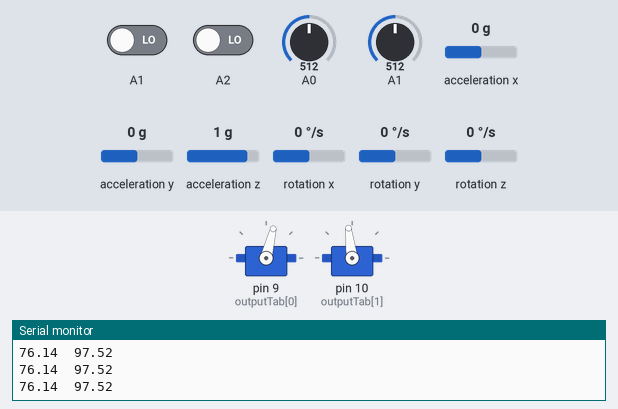
Bench run of a sketch on a simulated Arduino Uno, built with avr-gcc and run on an emulated ATmega328P. On the bench: 2 × servo, the last lines printed to the serial monitor. Inputs (shaded band) come from the test bench; at power-on: A1 = 512, A0 = 512, A1 LOW, A2 LOW, acceleration x 0 g, acceleration y 0 g, acceleration z 1 g, rotation x 0 °/s, rotation y 0 °/s, rotation z 0 °/s.

Above: at 1.3 s.
1.4 s: A1 set to 716
At 2.4 s:
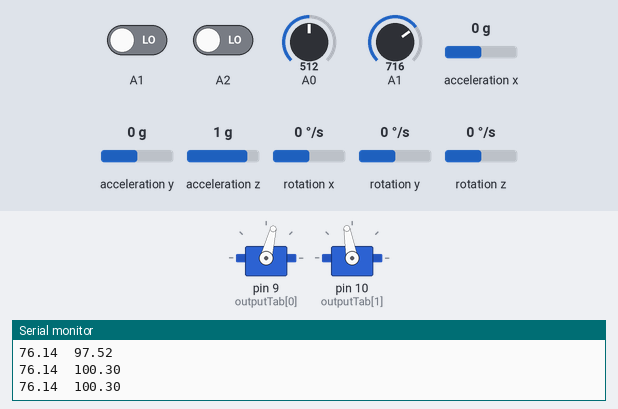
3.1 s: A1 set to 992
At 4.3 s:
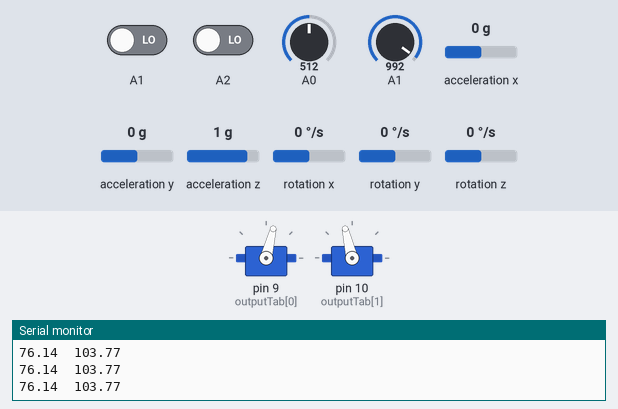
Timing chart, 0 to 6.1 s (numbered marks = the images above; inputs shaded):
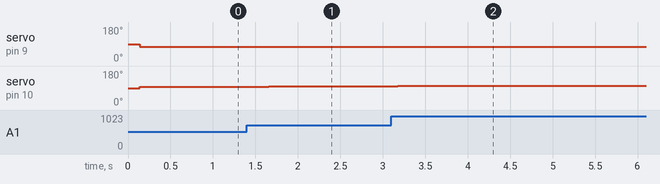

Measured:
- after the input at 1.4 s, servo on pin 10 (outputTab[1]): 97° → 100° after 0.26 s
- after the input at 3.1 s, servo on pin 10 (outputTab[1]): 100° → 103° after 0.08 s

The sketch:

RobogenArduino.ino
```cpp
//Greg first Step with arduino programming

#include <Servo.h>

// I2C device class (I2Cdev) demonstration Arduino sketch for MPU6050 class
// 10/7/2011 by Jeff Rowberg <jeff@rowberg.net>
// Updates should (hopefully) always be available at https://github.com/jrowberg/i2cdevlib
//
// Changelog:
// 2011-10-07 - initial release

/* ============================================
I2Cdev device library code is placed under the MIT license
Copyright (c) 2011 Jeff Rowberg

Permission is hereby granted, free of charge, to any person obtaining a copy
of this software and associated documentation files (the "Software"), to deal
in the Software without restriction, including without limitation the rights
to use, copy, modify, merge, publish, distribute, sublicense, and/or sell
copies of the Software, and to permit persons to whom the Software is
furnished to do so, subject to the following conditions:

The above copyright notice and this permission notice shall be included in
all copies or substantial portions of the Software.

THE SOFTWARE IS PROVIDED "AS IS", WITHOUT WARRANTY OF ANY KIND, EXPRESS OR
IMPLIED, INCLUDING BUT NOT LIMITED TO THE WARRANTIES OF MERCHANTABILITY,
FITNESS FOR A PARTICULAR PURPOSE AND NONINFRINGEMENT. IN NO EVENT SHALL THE
AUTHORS OR COPYRIGHT HOLDERS BE LIABLE FOR ANY CLAIM, DAMAGES OR OTHER
LIABILITY, WHETHER IN AN ACTION OF CONTRACT, TORT OR OTHERWISE, ARISING FROM,
OUT OF OR IN CONNECTION WITH THE SOFTWARE OR THE USE OR OTHER DEALINGS IN
THE SOFTWARE.
===============================================
*/

// Arduino Wire library is required if I2Cdev I2CDEV_ARDUINO_WIRE implementation
// is used in I2Cdev.h
#include "Wire.h"

// I2Cdev and MPU6050 must be installed as libraries, or else the .cpp/.h files
// for both classes must be in the include path of your project
#include "I2Cdev.h"
#include "MPU6050.h"

//NeuralNetwork
#include "NeuralNetwork.h"

/* Define Neural network*/
NeuralNetwork network;
unsigned int nInputs, nOutputs;
const float *weights, *bias, *gain;
float networkInput[MAX_INPUT_NEURONS];
float networkOutputs[MAX_OUTPUT_NEURONS];
int nbLightSensors, nbTouchSensors;

// class default I2C address is 0x68
// specific I2C addresses may be passed as a parameter here
// AD0 low = 0x68 (default for InvenSense evaluation board)
// AD0 high = 0x69
MPU6050 accelgyro;

int16_t ax, ay, az;
int16_t gx, gy, gz;

/* Sensor pin allocation*/
int lightSensorTab[4] = {A0,A1,A2,A3};
int touchSensorTab[6] = {16,15,14,8,7,4};

/* double dimension Tab
 * inputTab[i][0] is the value of the input port
 * inputTab[i][1] is the type of the input : 0 for lightSensor, 1 for Touch sensor and 2 for Accelerometer and Gyroscope */
int inputTab[10][2];

/* Define Servos Motors*/
Servo myservo0,myservo1,myservo2,myservo3,myservo4,myservo5;
/* Servopin allocation*/
int outputTab[6]={9,10,5,6,11,13};
Servo myservo[6]={myservo0,myservo1,myservo2,myservo3,myservo4,myservo5};

float servoSpeed, lightInput;
int threshold = 400;

void setup() {
  // initialize serial communication at 9600 bits per second:
  Serial.begin(9600);

  // join I2C bus (I2Cdev library doesn't do this automatically)
  Wire.begin();

  /* neural network initialization : */
  nbLightSensors = NB_LIGHTSENSORS;
  nbTouchSensors = NB_TOUCH_SENSORS*2; //two inputs per touch_sensor
  nInputs = NB_LIGHTSENSORS+NB_TOUCH_SENSORS*2+NB_ACC_GYRO_SENSORS;//MAX_INPUT_NEURONS;
  nOutputs = NB_SERVOS_MOTORS;
  weights = EAWeight;
  bias = EABiasWeight;
  gain = EAGain;
  initNetwork(&network, nInputs, nOutputs, weights, bias, gain);

  // initialize device
  Serial.println("Initializing I2C devices...");
  accelgyro.initialize();

  // verify connection
  Serial.println("Testing device connections...");
  Serial.println(accelgyro.testConnection() ? "MPU6050 connection successful" : "MPU6050 connection failed");

  /* initialize acceleromoter and gyroscope */
  Serial.println("Initializing I2C devices...");
  accelgyro.initialize();

  /* verify connection */
  Serial.println("Testing device connections...");
  Serial.println(accelgyro.testConnection() ? "MPU6050 connection successful" : "MPU6050 connection failed");

  /* Feed inputTab according to the mapping of light sensors and touch sensors
   * We need to separate them because light sensors use analog inputs and touch sensors digital inputs
   */
  int sensorCounter = 0;
  int lightSensorCounter = 0;
  int TouchSensorCounter = 0;
  for(int i=0;i<NB_LIGHTSENSORS+NB_TOUCH_SENSORS*2+NB_ACC_GYRO_SENSORS ;i++)
  {
     if(input[i] == 0)//Type = lightSensor
     {
       inputTab[i][0]=lightSensorTab[i-sensorCounter+lightSensorCounter];
       inputTab[i][1]=0; //Type = lightSensor
       lightSensorCounter++;
       sensorCounter++;
     }
     else if(input[i] == 1)//Type = touchSensor
     {
       inputTab[i][0]=touchSensorTab[i-sensorCounter+TouchSensorCounter]; //i-j because the index should begin to zero and i did not begin at zero at this step but at nbLightSensor, which has been added previously
       inputTab[i][1]=1; //Type = touchSensor
       TouchSensorCounter++;
       sensorCounter++;
     }
     else if(input[i] == 2)//Type = Accelerometer&Gyroscope
     {
       inputTab[i][1]=2; //Type = Accelerometer&Gyroscope
       sensorCounter++;
     }
  }

  /* Define sensors as input*/
  for(int i=0;i<NB_LIGHTSENSORS+NB_TOUCH_SENSORS*2+NB_ACC_GYRO_SENSORS;i++)
  {
    if(inputTab[i][1] != 2)
      pinMode(inputTab[i][0], INPUT);
  }

  /* Assigns servos motors port*/
  for(int i=0;i<nOutputs;i++)
    myservo[i].attach(outputTab[i]);

}

void loop() {

  /* read sensors */
  for(int i=0;i<nInputs;i++)
  {
    if(inputTab[i][1]==0)//Type lightSensor
    {
      //To comply with the simulator we cast this sensor output into a float between 0.1 and 1. with 1 = maxLight
      lightInput = float(analogRead(inputTab[i][0]))/1000;
      //Serial.print(lightInput); Serial.print("\t");
      //you can set a certain threshold
      if(analogRead(inputTab[i][0]) > threshold) //you
        networkInput[i] = lightInput;
      else
        networkInput[i] = 0.1;
    }
    else if(inputTab[i][1]==1)//Type touchSensor
      networkInput[i] = digitalRead(inputTab[i][0]);
    else if(inputTab[i][1]==2)//Type is accelerometer and gyroscope
    {
      //we zero the IMU input here as the simulation and reality does not match yet
      accelgyro.getMotion6(&ax, &ay, &az, &gx, &gy, &gz);
      networkInput[i] = 0; i++; //ax; i++;
      networkInput[i] = 0; i++; //ay; i++;
      networkInput[i] = 0; i++; //az; i++;
      networkInput[i] = 0; i++; //gx; i++;
      networkInput[i] = 0; i++; //gy; i++;
      networkInput[i] = 0; //gz;
    }
  }

  /* Feed neural network with sensors values as input of the neural network*/
  feed(&network, &networkInput[0]);

  /* Step the neural network*/
  step(&network);

  /* Fetch the neural network ouputs */
  fetch(&network, &networkOutputs[0]);

  /* set Servos Motors according to the Fetch of the neural network outputs above*/
  for(int i=0;i<nOutputs;i++)
  {
    servoSpeed = networkOutputs[i]/3 +60;
    myservo[i].write(servoSpeed);Serial.print(servoSpeed); Serial.print("\t");
  }
  Serial.print("\n");

  //slow the main loop frequency, not to burn servoMotors too quickly
  delay(500);
}

//hack for Arduino to be able to play with function that have struct as parameters.

/**
 * Initializes a NeuralNetwork data structure
 * @param network the neural network
 * @param nInputs the number of inputs of the neural network
 * @param nOutputs the number of outputs of the neural network
 * @param weight weights of the neural network. Weights must be provided in the same order as
 *               specified in the NeuralNetwork structure
 * @param bias the bias of each output neuron
 * @param gain the gain of each output neuron
 */
void initNetwork(NeuralNetwork* network, unsigned int nInputs, unsigned int nOutputs,
		const float *weights, const float* bias, const float* gain) {

	unsigned int i = 0;

	/* Copy weights, bias and gains */
	memcpy(network->weight, weights,
			sizeof(float) * (nInputs * nOutputs + nOutputs * nOutputs));
	memcpy(network->bias, bias,
			sizeof(float) * (nOutputs));
	memcpy(network->gain, gain,
			sizeof(float) * (nOutputs));

	/* Initialize states */
	for (i = 0; i < nOutputs * 2; ++i) {
		network->state[i] = 0.0;
	}

	/* Initialize inputs */
	for (i = 0; i < nInputs; ++i) {
		network->input[i] = 0.0;
	}

	network->nInputs = nInputs;
	network->nOutputs = nOutputs;

	network->curStateStart = 0;

}

/**
 * Feed the neural network with input values
 * @param network the neural network
 * @param input the input values, must be an array of m inputs
 */
void feed(NeuralNetwork* network, const float *input) {

	unsigned int i = 0;
	for (i = 0; i < network->nInputs; ++i) {
		network->input[i] = input[i];
	}

}

/**
 * Step the neural network of 1 timestep
 * @param network the neural network
 */
void step(NeuralNetwork* network) {

	unsigned int nextState;
	unsigned int i = 0;
	unsigned int j = 0;

	if (network->nOutputs == 0) {
		return;
	}

	/* For each output neuron, sum the state of all the incoming connection */
	nextState = (network->curStateStart + network->nOutputs)
			% network->nOutputs;

	for (i = 0; i < network->nOutputs; ++i) {

		float curNeuronActivation = 0;
		unsigned int baseIndexOutputWeigths = -1;

		for (j = 0; j < network->nInputs; ++j) {
			curNeuronActivation += network->weight[network->nOutputs * j + i]
					* network->input[j];
		}
		baseIndexOutputWeigths = network->nOutputs * network->nInputs;
		for (j = 0; j < network->nOutputs; ++j) {
			curNeuronActivation += network->weight[baseIndexOutputWeigths
					+ network->nOutputs * j + i]
					* network->state[network->curStateStart + j];
		}

		/* Save next state */
		curNeuronActivation -= network->bias[i];
		network->state[nextState + i] = 1.0
				/ (1.0 + exp(-network->gain[i] * curNeuronActivation));
	}

	network->curStateStart = nextState;

}

/**
 * Read the output of the neural network
 * @param network the neural network
 * @param output the output of the neural network, must point to an area of memory of at least size n
 * the output is the network state multiplied by 180 to map a 0 to 1 command into a 0° to 180° servo command
 */
void fetch(const NeuralNetwork* network, float *output) {

	unsigned int i = 0;
	for (i = 0; i < network->nOutputs; ++i) {
		output[i] = network->state[network->curStateStart + i]*180;
	}

}
```

NeuralNetwork.h
```cpp
// (licence header left out)
 #ifndef ROBOGEN_NEURAL_NETWORK_H_
 #define ROBOGEN_NEURAL_NETWORK_H_

#define MAX_INPUT_NEURONS 13
#define MAX_OUTPUT_NEURONS 6

#define NB_ACC_GYRO_SENSORS 6

// Branch HeadT-left to ROLL
// Branch HeadT-right to PITCH
// Branch LeftEye to A0
// Branch RightEye to A1
// Branch LeftWheel 0 to D9
// Branch RightWheel 0 to D10

#define NB_LIGHTSENSORS 2
#define NB_TOUCH_SENSORS 2
#define NB_SERVOS_MOTORS 2

int input[] = {2, 2, 2, 2, 2, 2, 1, 1, 0, 0};
float EAWeight[] = {0, 0, 0, 0, 0, 0, 0, 0, 0, 0, 0, 0, 0, 0, 0, 0, 0, 0, 0, 1, 0, 0, 0, 0};
float EABiasWeight[] = {1, 0};
float EAGain[] = {1, 1};


/*
 * No namespace here on purpose ;-)
 */
typedef struct {

	/*
	 * Given m input neurons and n output neurons
	 * m <= MAX_INPUT_NEURONS
	 * n <= MAX_OUTPUT_NEURONS
	 *
	 * One weight for each input-output connection (w_ij, input neuron i, 0 <= i <= m, output neuron j, 0 <= j <= n )
	 * One weight for each output-output connection (wr_ij, output neuron i,j, 0 <= i,j <= n )
	 *
	 * The weights are saved as the concatenation by row of the following:
	 * w_00 w_01 ... w_0n
	 * w_10 w_11 ... w_1n
	 * ...  ...  ... ...
	 * w_m0 w_m1 ... w_mn
	 *
	 * wo_00 wo_01 ... wo_0n
	 * wo_10 wo_11 ... wo_1n
	 * ...  ...  ... ....
	 * wo_n0 wo_n1 ... wo_nn
	 */
	float weight[MAX_INPUT_NEURONS * MAX_OUTPUT_NEURONS
			+ MAX_OUTPUT_NEURONS * MAX_OUTPUT_NEURONS];

	/*
	 * One bias for each output neuron
	 */
	float bias[MAX_OUTPUT_NEURONS];

	/*
	 * One gain for each output neuron
	 */
	float gain[MAX_OUTPUT_NEURONS];

	/*
	 * One state for each output neuron
	 * The state has double the space to store also the next
	 * value.
	 */
	float state[MAX_OUTPUT_NEURONS*2];

	/**
	 * Indicates at which index of the state array the current state starts
	 * (alternatively curStateStart = 0 or curStateStart = n/2)
	 */
	int curStateStart;

	/**
	 * Onje input state for each input neuron
	 */
	float input[MAX_INPUT_NEURONS];

	/**
	 * The number of inputs
	 */
	unsigned int nInputs;

	/**
	 * The number of outputs
	 */
	unsigned int nOutputs;

} NeuralNetwork;

#endif /* ROBOGEN_NEURAL_NETWORK_H_ */ 
```
